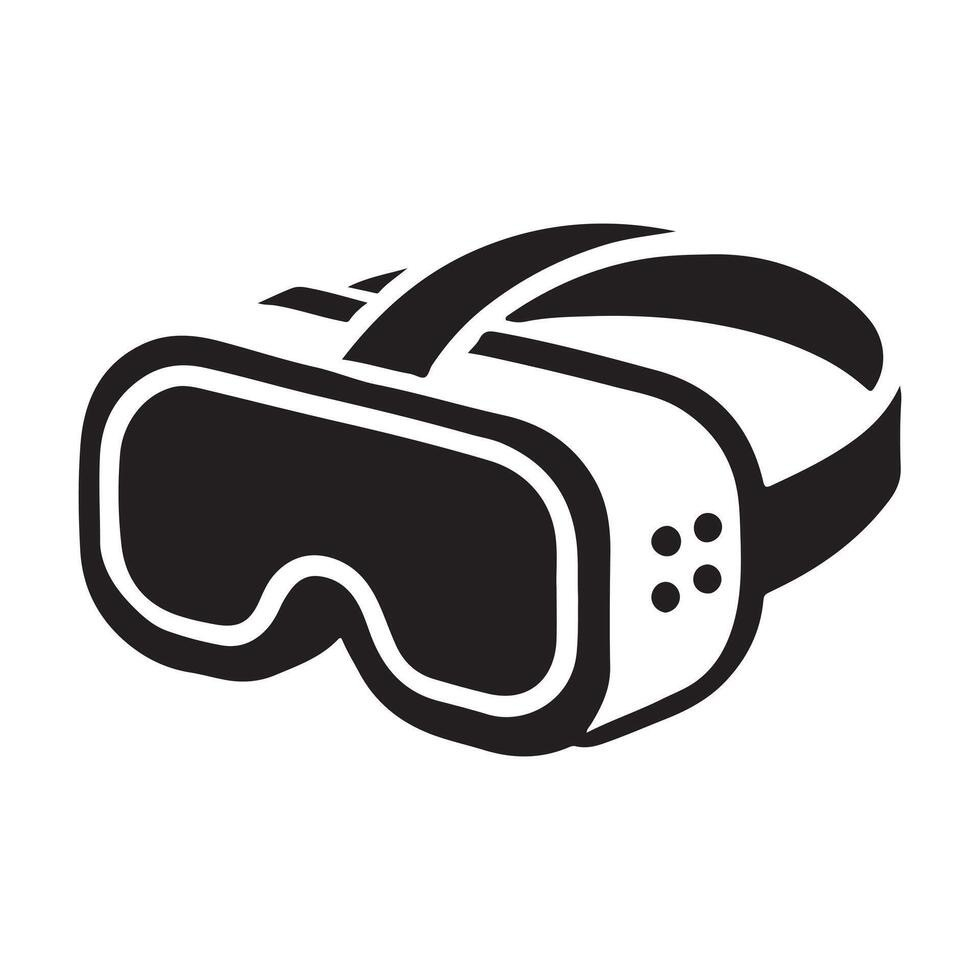
#> input picture assets/images/hololens_source.JPG, 980 x 980 px, found by its file name
$ python generate_wordcloud.py
#> lines starting #> are read from the running program, lines starting #| are printed output that depends on the picture; after the words box and inside, x2 and y2 are one past the last pixel; in counts of white or black regions, pixels touching at a corner belong together
"""
Generates a HoloLens-shaped word cloud for the hero section.

Requirements (already installed):
    pip install "rembg[cpu]" wordcloud pillow numpy

Usage:
    1. Save the HoloLens side-profile image to:
           assets/images/hololens_source.jpg
    2. Run from the project root:
           python scripts/generate_wordcloud.py
    3. Output written to:
           assets/images/wordcloud_headset.png
"""

import io, sys, os
import numpy as np
from PIL import Image
from wordcloud import WordCloud

# ── Research keywords + relative weights ────────────────────────────────────
# Higher number = appears larger / more often
WORDS = {
    # Core concepts — largest
    "HCI":                  100,
    "XR":                    90,
    "AR":                    85,
    "VR":                    80,
    "AI":                    75,
    # Key areas — large
    "Extended Reality":      60,
    "Mixed Reality":         55,
    "Attention":             50,
    "Collaboration":         48,
    "User Behaviour":        45,
    "Design":                42,
    "Adaptive Agents":       40,
    # Supporting terms — medium
    "Immersive":             36,
    "Spatial Computing":     34,
    "Presence":              32,
    "Gaze":                  30,
    "Embodiment":            28,
    "Haptics":               26,
    "Tracking":              25,
    "Gesture":               24,
    "Perception":            24,
    "Cognition":             22,
    "Usability":             22,
    "STEM Education":        20,
    "Human Factors":         20,
    "Interaction":           20,
    "Eye Tracking":          22,
    "Spatial":               18,
    "Wearable":              18,
    "Ergonomics":            16,
    # Filler terms — small but numerous
    "Interface":             15,
    "Biometrics":            14,
    "Agency":                14,
    "Ethics":                13,
    "Display":               13,
    "FOV":                   12,
    "Depth":                 12,
    "Simulation":            12,
    "Affordance":            11,
    "Navigation":            11,
    "Spatial Audio":         11,
    "Field Study":           10,
    "Lab Study":             10,
    "Head Mounted":          10,
    "Immersion":             10,
    "Research":              10,
    "Work Practice":          9,
    "Visualisation":          9,
    "Accessibility":          9,
    "Feedback":               9,
    "Latency":                8,
    "Calibration":            8,
    "Motion":                 8,
    "Comfort":                8,
    "Task Performance":       8,
    "Social XR":              8,
    "Remote Work":            8,
    "Spatial Mapping":        8,
    "Hologram":               7,
    "Digital Twin":           7,
    "Telepresence":           7,
    "Object Recognition":     7,
    "Hand Tracking":          7,
    "Head Tracking":          7,
}

# ── Colour palette (site accent colours) ────────────────────────────────────
PALETTE = ["#1a4fa8", "#c0622a", "#1a7048", "#8a2f6b", "#111110", "#2a2a28"]

def site_color_func(word, font_size, position, orientation, random_state=None, **kwargs):
    """Assign site accent colours; larger words get the bolder hues."""
    rng = random_state or __import__("random")
    if font_size > 60:
        return rng.choice(PALETTE[:4])        # vivid accent colours
    elif font_size > 30:
        return rng.choice(PALETTE[:5])
    else:
        return rng.choice(PALETTE[2:])        # smaller = greens/dark

TARGET_LONG_EDGE = 4000   # upscale mask to this many pixels on the longer side

def build_mask(image_path: str) -> np.ndarray:
    """
    Convert a clean black-on-white silhouette image directly to a wordcloud mask.
    Wordcloud convention: 255 (white) = skip, 0 (black) = draw words.
    Upscales to TARGET_LONG_EDGE so the output PNG is high-resolution.
    """
#> called with image_path = 'public/assets/images/hololens_source.jpg'
    print("  Building mask from B&W silhouette…")
    img = Image.open(image_path).convert("L")   # grayscale

    # Upscale to high resolution
    w, h = img.size
#> w = 980; h = 980
    scale = TARGET_LONG_EDGE / max(w, h)
#> scale = 4.08
    new_w, new_h = int(w * scale), int(h * scale)
#> new_w = 4000; new_h = 4000
    img = img.resize((new_w, new_h), Image.LANCZOS)
#> img: PIL image 4000x4000 L
    print(f"  Resized {w}x{h} to {new_w}x{new_h}")
#|   Resized 980x980 to 4000x4000

    arr = np.array(img)
    # Dark pixels (headset) → 0 (draw words); light pixels (bg) → 255 (skip)
    mask = np.where(arr < 180, 0, 255).astype(np.uint8)
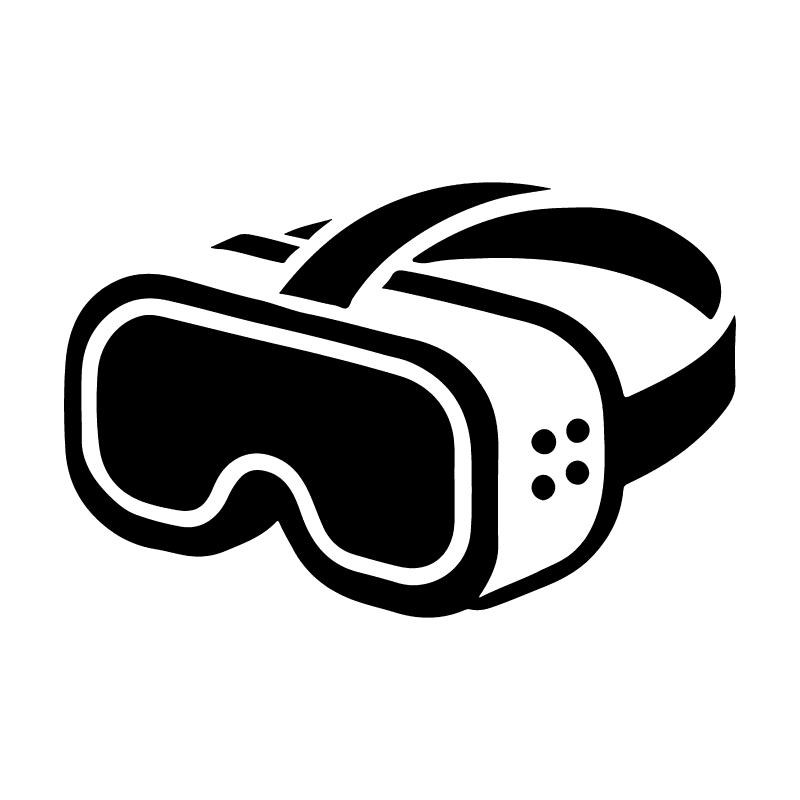
#> mask: shape (4000, 4000) (shown at 1/5 size); 78.2% white; 10 black regions, largest, box (x1, y1, x2, y2) and area: (483, 1575, 2273, 2841) 1441444, (320, 1352, 3680, 3088) 1338185, (2063, 1037, 3606, 1596) 367137
    print(f"  Mask size: {mask.shape[1]}×{mask.shape[0]}  "
          f"fill px: {(mask==0).sum():,}  bg px: {(mask==255).sum():,}")
#|   Mask size: 4000×4000  fill px: 3,482,980  bg px: 12,517,020
    return mask

def generate(source_path: str, out_path: str):
    if not os.path.exists(source_path):
        print(f"\nERROR: source image not found at:\n  {source_path}")
        print("Save the HoloLens side-profile image there and re-run.\n")
        sys.exit(1)

    print(f"Source : {source_path}")
    mask = build_mask(source_path)

    print("Generating word cloud…")
    wc = WordCloud(
        mask=mask,
        background_color=None,       # transparent PNG
        mode="RGBA",
        color_func=site_color_func,
        max_words=8000,
        prefer_horizontal=0.6,
        min_font_size=2,
        max_font_size=None,
        relative_scaling=0.2,        # lower = more uniformly sized → packs tighter
        collocations=False,
        repeat=True,
        margin=0,                    # zero margin = absolute tightest packing
    ).generate_from_frequencies(WORDS)

    os.makedirs(os.path.dirname(out_path), exist_ok=True)
    wc.to_image().save(out_path, "PNG")
    print(f"Saved  : {out_path}")

if __name__ == "__main__":
    ROOT = os.path.dirname(os.path.dirname(os.path.abspath(__file__)))
    generate(
        source_path=os.path.join(ROOT, "public", "assets", "images", "hololens_source.jpg"),
        out_path   =os.path.join(ROOT, "public", "assets", "images", "wordcloud_headset.png"),
    )
#> (the call stopped at in generate, `wc = WordCloud( mask=mask, background_color=None,       # transparent ..`: wordcloud is not available in this run)
